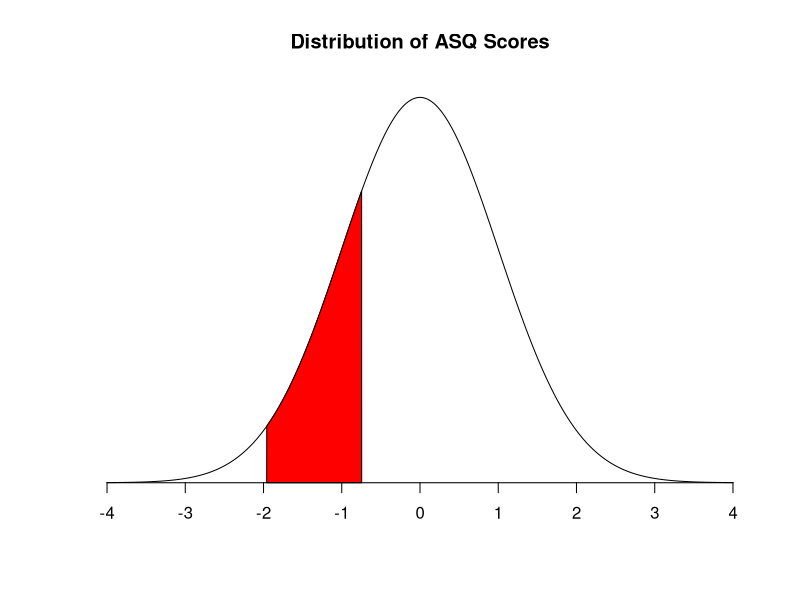

Reproduce this figure in R. (Note: this script raises an error after producing the figure.)
require(ggplot2)

mean=0; sd=1
comm_lb = -1.96; comm_ub = qnorm(.228) #-0.77   #22%
gmot_lb = -1.96; gmot_ub = qnorm(.117) #-1.23   #11%
fmot_lb = -1.96; fmot_ub = qnorm(.201) #-0.84   #20%
prob_lb = -1.96; prob_ub = qnorm(.128) #-1.175  #12%
pers_lb = -1.96; pers_ub = qnorm(.129) #-1.13   #13%
anyp_lb = -1.96; anyp_ub = qnorm(.415) 


x <- seq(-4,4,length=2000)*sd + mean
hx <- dnorm(x,mean,sd)

plot(x, hx, type="n", xlab="", ylab="",
     main="Distribution of ASQ Scores", axes=FALSE)

i <- x >= comm_lb & x <= comm_ub
lines(x, hx)
polygon(c(comm_lb,x[i],comm_ub), c(0,hx[i],0), col="red") 

# area <- pnorm(comm_ub, mean, sd) - pnorm(comm_lb, mean, sd)
# result <- paste("P(",comm_lb,"< IQ <",comm_ub,") =",
#                 signif(area, digits=3))
# mtext(result,3)
axis(1, at=seq(-4, 4, 1), pos=0)

base <- qplot(x, geom="density")
base <- base + stat_function(fun=dnorm,colour="red")
base

rawscores <- c(comm_ub,gmot_ub,fmot_ub,prob_ub,pers_ub,anyp_ub) #c(-0.77, -1.23, -0.84, -1.175, -1.13)
asqcutoff <- qnorm(.144) #-1.96
end = 0.4

values=c("white", "#F5D0A9", "#2ECCFA", "#FFBF00")

g <- ggplot(data.frame(x=c(-4, 4),y=c(0,1)),aes(x,y)) + stat_function(fun=dnorm)
g <- g + labs(x = '', y = '', title = 'ASQ3 At-Risk Percentages')
g <- g + theme(panel.background = element_blank())
#g <- g + theme_bw()

g <- g + ggplot2::annotate("segment", x = asqcutoff, xend = asqcutoff, y = 0, yend = .29, colour = "red")
g <- g + ggplot2::annotate("text", x = asqcutoff, y = .29, label = "ASQ Population at Risk (14.4%)", colour = "red", hjust = 1)

g <- g + ggplot2::annotate("segment", x = gmot_ub, xend = gmot_ub, y = 0, yend = 0.23, colour = "#FF672F")
g <- g + ggplot2::annotate("text", x = gmot_ub, y = 0.23, label = "Gross Motor (12%)", colour = "#FF672F", hjust = 1)

g <- g + ggplot2::annotate("segment", x = prob_ub, xend = prob_ub, y = 0, yend = 0.25, colour = "#E8295E")
g <- g + ggplot2::annotate("text", x = prob_ub, y = 0.25, label = "Problem Solving (13%)", colour = "#E8295E", hjust = 1)

g <- g + ggplot2::annotate("segment", x = pers_ub, xend = pers_ub, y = 0, yend = 0.27, colour = "#CB3AFF")
g <- g + ggplot2::annotate("text", x = pers_ub, y = 0.27, label = "Personal-Social (13%)", colour = "#CB3AFF", hjust = 1)

g <- g + ggplot2::annotate("segment", x = fmot_ub, xend = fmot_ub, y = 0, yend = .31, colour = "#3C2DE8")
g <- g + ggplot2::annotate("text", x = fmot_ub, y = .31, label = "Fine Motor (20%)", colour = "#3C2DE8", hjust = 1)

g <- g + ggplot2::annotate("segment", x = comm_ub, xend = comm_ub, y = 0, yend = .33, colour = "#279EFF")
g <- g + ggplot2::annotate("text", x = comm_ub, y = 0.33, label = "Communication (23%)", colour = "#279EFF", hjust = 1)

g <- g + ggplot2::annotate("segment", x = anyp_ub, xend = anyp_ub, y = 0, yend = .4, colour = "red")
g <- g + ggplot2::annotate("text", x = anyp_ub, y = 0.4, label = "Survey Sample at Risk (42%)", colour = "red", hjust = 1)

g <- g + theme(panel.grid.minor.x = element_blank(), panel.grid.major.x = element_blank())
g <- g + theme(panel.grid.minor.y = element_blank(), panel.grid.major.y = element_blank())
g <- g + theme(axis.text.y=element_blank())
g <- g + theme(axis.ticks.y=element_blank())
g <- g + theme(plot.title = element_text(size = rel(2)))

g


atriskNames <- c("AtRisk", "NotatRisk")
dsbcapiCounts <- c(16, 84)

dsbcapi <- as.data.frame(list(name=atriskNames, percentages=dsbcapiCounts))

g <- ggplot(data=dsbcapi, aes(x=name, y=percentages)) + coord_flip()
g <- g + geom_bar(width=.5, stat="identity", fill="gray80")
g <- g + theme_bw() + scale_x_discrete(drop=F)
g <- g + labs(x = '', y = '', title = 'BCAPI At-Risk Percentages')
g <- g + annotate("text", x = 1, y = 12, label = "16%", size = 10, colour = "Red", hjust = 1)
g <- g + annotate("text", x = .70, y = 15, label = "At Risk", size = 8, colour = "Red", hjust = 1)
g <- g + annotate("text", x = 2, y = 12, label = "84%", size = 10, colour = "Red", hjust = 1)
g <- g + annotate("text", x = 1.7, y = 20, label = "Not At Risk", size = 8, colour = "Red", hjust = 1)
g <- g + theme(panel.grid.minor.y = element_blank(), panel.grid.major.y = element_blank())
g <- g + theme(axis.text.y=element_blank())
g <- g + theme(axis.ticks.y=element_blank())
g <- g + theme(plot.title = element_text(size = rel(2)))


g

rm(g)

# http://www.cdc.gov/mmwr/preview/mmwrhtml/su6202a1.htm

# http://www.iom.edu/~/media/Files/Report%20Files/2009/Preventing-Mental-Emotional-and-Behavioral-Disorders-Among-Young-People/Prevention%20Costs-Benefits.pdf




# g <- g + annotate("segment", x = comm_ub, xend = comm_ub + 4.5, y = .07, yend = 2.07, colour = "blue")
# g <- g + geom_vline(xintercept = asqcutoff, colour = "red")
# g <- g + geom_vline(xintercept = rawscores)